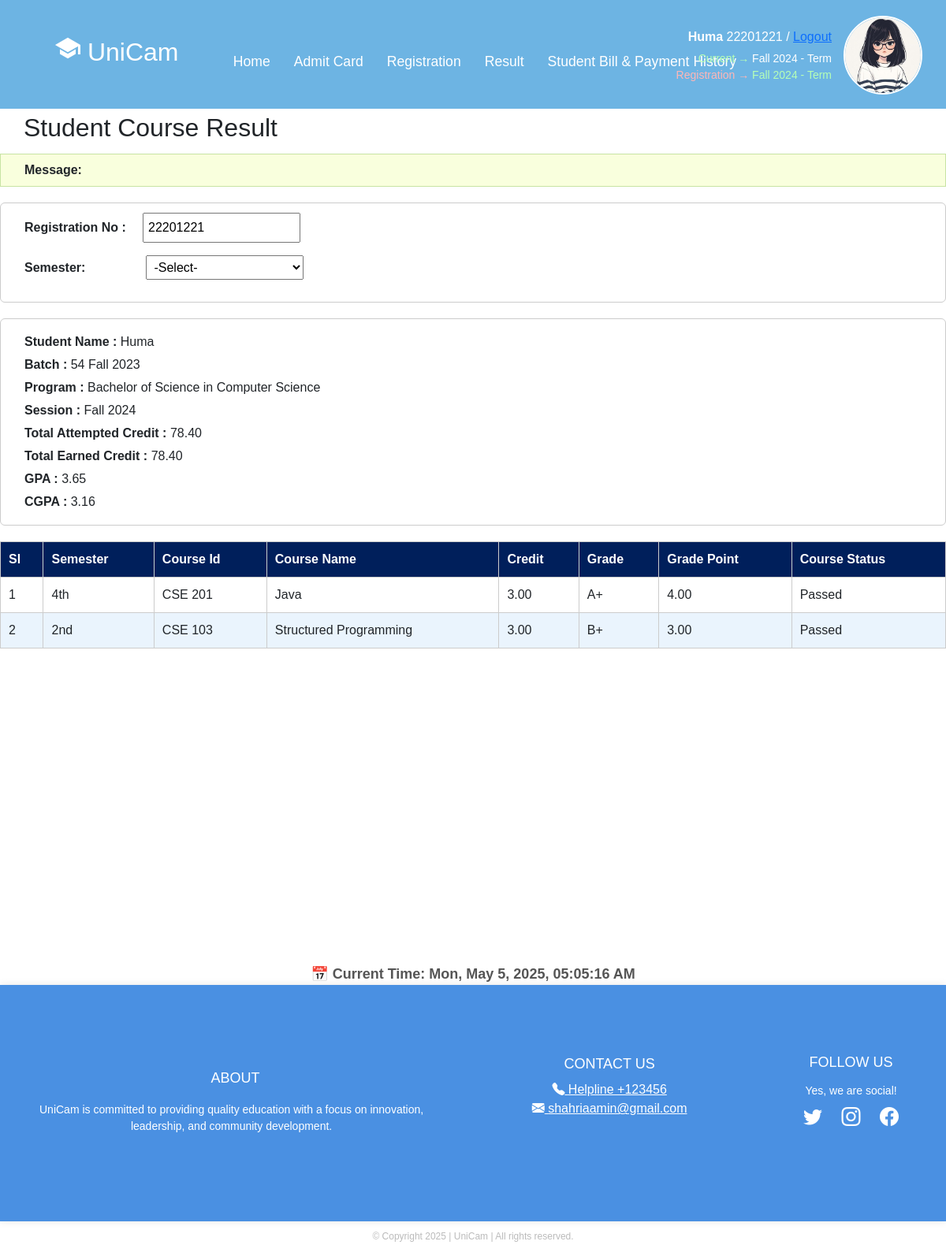
Screenshot of /result/22201221/ with the database file from the repository.
### app1/models.py (models this page shows, shortened)
class StudentInfo(models.Model):
    sroll = models.ForeignKey(Student, on_delete=models.CASCADE)
    sname = models.CharField(max_length=100)
    fathername = models.CharField(max_length=100)
    mothername = models.CharField(max_length=100)
    program = models.CharField(max_length=100)
    gender = models.CharField(max_length=100)
    phone = models.CharField(max_length=100)
    guardianphone = models.CharField(max_length=100)
    session = models.CharField(max_length=100)
    nationality = models.CharField(max_length=100)
    dob = models.CharField(max_length=100)
    email = models.EmailField()
    pic = models.ImageField(upload_to='student_pics/', null=True, blank=True)

class Student(models.Model):
    id = models.CharField(primary_key=True, max_length=100)
    def __str__(self):
        return self.id

class TotalResult(models.Model):
    r_id = models.ForeignKey(Student, on_delete=models.CASCADE)
    batch = models.CharField(max_length=20, null=True, blank=True)
    total_att_credit = models.DecimalField(max_digits=8, decimal_places=2, null=True, blank=True)
    total_earn_credit = models.DecimalField(max_digits=8, decimal_places=2, null=True, blank=True)
    gpa = models.CharField(max_length=20, null=True, blank=True)
    cgpa = models.CharField(max_length=20, null=True, blank=True)

class Result(models.Model):
    mainid = models.ForeignKey(Student, on_delete=models.CASCADE)
    s_code = models.ForeignKey(CourseRegister, on_delete=models.CASCADE, related_name='results_by_code')
    s_title = models.ForeignKey(CourseRegister, on_delete=models.CASCADE, related_name='results_by_title')
    grade = models.CharField(max_length=10, null=True, blank=True)
    grade_point = models.CharField(max_length=10, null=True, blank=True)
    cur_status = models.CharField(max_length=10, null=True, blank=True)

class CourseRegister(models.Model):
    studentid = models.ForeignKey(Student, on_delete=models.CASCADE)
    code = models.CharField(max_length=10, null=True, blank=True)
    title = models.CharField(max_length=100, null=True, blank=True)
    credits = models.DecimalField(max_digits=4, decimal_places=2, null=True, blank=True)
    semester = models.CharField(max_length=10, null=True, blank=True)
    type = models.CharField(max_length=10, null=True, blank=True)
    section = models.CharField(
        max_length=20,
        choices=[('Remove', 'Remove'), ('Add', 'Add')]
    )
    section_name_time = models.CharField(max_length=100, blank=True, null=True)

### app1/views.py (the view)
# urls.py: path('result/<int:id>/', views.ResultPage, name='result'),
def ResultPage(request, id):
    student = get_object_or_404(Student, pk=id)
    infos = StudentInfo.objects.filter(sroll=student)
    admitcards = FinalAdmitCard.objects.filter(fid=student)
    registers = CourseRegister.objects.filter(studentid=student)
    results = Result.objects.filter(mainid=student)
    tresults = TotalResult.objects.filter(r_id=student)
    context = {
        'student': student,
        'infos': infos,
        'admitcards': admitcards,
        'registers': registers,
        'results': results,
        'tresults': tresults,
    }
    return render (request,'result.html',context=context)

### templates/result.html (shortened to what this page needs)
{% extends "base.html" %}
{% block content %}
<div class="content">
  <h2 style="padding: 5px 30px;">Student Course Result</h2>
  <div class="message-box">
    <strong>Message:</strong>
  </div>
  <div class="form-section">
    {% for info in infos %}
      <p><label>Registration No :</label><input type="text" value="{{ info.sroll }}" readonly></p>
    {% endfor %}
    <p>
      <label>Semester:</label>
      <select id="semesterDropdown" onchange="checkMatch()">
        <option value="">-Select-</option>
      </select>
    </p>
  </div>
  <div class="student-info">
    {% for info in infos %}
      <p><strong>Student Name :</strong> {{ info.sname }}</p>
    {% endfor %}
    {% for results in tresults %}
      <p><strong>Batch :</strong> {{ results.batch }}</p>
    {% endfor %}
    {% for info in infos %}
      <p><strong>Program :</strong> {{ info.program }}</p>
      <p><strong>Session :</strong> <span id="session">{{ info.session }}</span></p>
    {% endfor %}
    {% for results in tresults %}
      <p><strong>Total Attempted Credit :</strong> {{ results.total_att_credit }}</p>
      <p><strong>Total Earned Credit :</strong> {{ results.total_earn_credit }}</p>
      <p><strong>GPA :</strong> {{ results.gpa }}</p>
      <p><strong>CGPA :</strong> {{ results.cgpa }}</p>
    {% endfor %}
  </div>
  <table id="resultTable">
    <thead>
      <tr>
        <th>Sl</th>
        <th>Semester</th>
        <th>Course Id</th>
        <th>Course Name</th>
        <th>Credit</th>
        <th>Grade</th>
        <th>Grade Point</th>
        <th>Course Status</th>
      </tr>
    </thead>
    <tbody id="resultBody">
      {% for result in results %}
      <tr class="resultRow">
        <td>{{ forloop.counter }}</td>
        <td>{{ result.s_code.semester }}</td>
        <td>{{ result.s_code.code }}</td>
        <td>{{ result.s_code.title }}</td>
        <td>{{ result.s_code.credits }}</td>
        <td>{{ result.grade }}</td>
        <td>{{ result.grade_point }}</td>
        <td>{{ result.cur_status }}</td>
      </tr>
      {% endfor %}
    </tbody>
  </table>
</div>
{% endblock %}

### templates/base.html (shortened to what this page needs)
{% load static %}
<!DOCTYPE html>
<html lang="en">
<head>
  <link href="https://cdn.jsdelivr.net/npm/bootstrap@5.3.3/dist/css/bootstrap.min.css" rel="stylesheet"
>
  <link rel="stylesheet" href="https://cdn.jsdelivr.net/npm/bootstrap-icons@1.10.5/font/bootstrap-icons.css">
</head>
<body>
<header class="header">
  <div class="logo-title">
    <h2 class="logo"><ion-icon name="school-sharp"></ion-icon> UniCam</h2>
  </div>
  <nav class="navigation">
        <a href="{% url 'home' %}" class="active">Home</a>
          {% for info in infos %}
              <a href="{% url 'admitcard_page' info.sroll.pk %}">Admit Card</a>
          {% endfor %}
          {% for info in infos %}
            <a href="{% url 'register_courses' info.sroll.pk %}">Registration</a>
          {% endfor %}
        {% for info in infos %}
        <a href="{% url 'result' info.sroll.pk %}">Result</a>
        {% endfor %}
        {% for info in infos %}
        <a href="{% url 'payment' info.sroll.pk %}">Student Bill & Payment History</a>
        {% endfor %}
  </nav>
  <div class="user-panel" style="display: flex; align-items: center;">
    <div class="user-info">
      {% for info in infos %}
      <p><strong>{{ info.sname }}</strong> {{info.sroll}} /
        <a href="{% url 'logout' %}">Logout</a>
      </p>
      <p class="status">
        <span class="green">Current →</span> Fall 2024 - Term<br />
        <span class="red">Registration →</span>
        <span class="green">{{info.session}} - Term</span>{% endfor %}
      </p>
    </div>
    {% for info in infos %}
      {% if info.pic %}
        <img src="{{ info.pic.url }}" alt="Student Picture"
             style="height: 100px; width: 100px;" />
      {% endif %}
    {% endfor %}
  </div>
</header>
{% block content %}
{% endblock content %}
</div><br><br><br><br><br><br><br><br><br><br><br><br><br><br><br>
<div style="text-align: center; margin-top: 40px;">
  <div id="clock" style="font-size: 18px; font-weight: bold; color: #555;"></div>
</div>
<footer class="footer" id="footer-section">
  <div class="footer-section">
      <h3>ABOUT</h3>
      <p>UniCam is committed to providing quality education with a focus on innovation,<br> leadership, and community
        development.</p>
  </div>
  <div class="footer-section">
      <h3 >CONTACT US</h3>
      <a href="tel:123456"  style="color: white;" ><i class="bi bi-telephone-fill" style="color: white;"    ></i> Helpline +123456</a>
      <a href="https://www.gmail.com"  style="color: white;" ><i class="bi bi-envelope-fill"  style="color: white;" ></i> shahriaamin@gmail.com</a>
  </div>
  <div class="footer-section">
      <h3 style="margin-top: -2px;">FOLLOW US</h3>
      <p>Yes, we are social!</p>
      <div class="social-icons">
        <a href="https://www.twitter.com" target="_blank"><i class="bi bi-twitter"></i></a>
        <a href="https://www.instagram.com" target="_blank"><i class="bi bi-instagram"></i></a>
        <a href="https://www.facebook.com" target="_blank"><i class="bi bi-facebook"></i></a>
      </div>
  </div>
</footer>
<div class="copyright">
  <p>© Copyright 2025 | UniCam | All rights reserved.</p>
</div>
</body>
</html>

### templates/base.html (style rules this page uses)
html { scroll-behavior: smooth; }
.user-panel { position: absolute; right: 30px; top: 20px; display: flex; flex-direction: row; align-items: center; gap: 15px; }
.user-info p { margin: 0; color: white; text-align: right; }
.user-info .status { font-size: 14px; margin-top: 5px; }
.status .green { color: #b6ffb6; }
.status .red { color: #ffb6b6; }
.user-panel img { height: 80px; width: 80px; object-fit: cover; border-radius: 50%; border: 2px solid white; }
body { font-family: Arial, sans-serif; margin: 0; background: white; }
.header { display: flex; align-items: center; padding: 45px; background-color: #6DB4E3; position: relative; }
.logo-title { display: flex; align-items: center; margin-left: 25px; }
.logo { font-size: 2em; color: #fff; user-select: none; margin-right: 10px; }
.navigation { display: flex; align-items: center; margin-left: auto; margin-right: 45px; position: absolute; left: 50%; transform: translateX(-50%); top: 25px; display: flex; }
.navigation a { position: relative; font-size: 1.1em; color: #fff; text-decoration: none; font-weight: 500; margin-left: 30px; padding-top: 40px; display: inline-block; white-space: nowrap; }
.navigation a::after { content: ''; position: absolute; left: 0; bottom: -6px; width: 100%; height: 3px; background: #fff; border-radius: 5px; transform-origin: right; transform: scaleX(0); transition: transform .5s; }
img { width: 100%; height: 500px; object-fit: cover; }
.footer { background-color: #4a90e2; color: white; width: 100%; padding: 90px 50px; min-height: 300px; display: flex; justify-content: space-between; align-items: flex-start; border-radius: 0; box-shadow: 0 0 10px rgba(0, 0, 0, 0.1); }
.footer-section { display: flex; flex-direction: column; justify-content: center; align-items: center; text-align: center; }
.footer-section h3 { margin-bottom: 10px; font-size: 18px; }
.footer-section p { margin: 5px 0; font-size: 14px; }
.social-icons a { color: white; margin: 0 10px; text-decoration: none; font-size: 24px; }
.copyright { width: 100%; text-align: center; font-size: 12px; color: #bbb; margin-top: 10px; }

### templates/result.html (style rules this page uses)
.message-box { background-color: #f9ffdd; padding: 8px 30px; border: 1px solid #c7e3a3; margin-bottom: 20px; }
.form-section, .student-info { margin-bottom: 20px; padding: 12px 30px; border: 1px solid #ccc; border-radius: 6px; }
label { display: inline-block; width: 150px; font-weight: bold; }
input[type="text"], select { padding: 5px; width: 200px; }
.student-info p { margin: 5px 0; }
table { padding: 30px; width: 100%; border-collapse: collapse; margin-top: 10px; }
th, td { padding: 10px; border: 1px solid #ccc; text-align: left; }
th { background-color: #001f5b; color: white; }
tr:nth-child(even) { background-color: #eaf4fd; }
tr:nth-child(odd) { background-color: #ffffff; }

### rows the page displays
StudentInfo: sname "Huma", sroll "22201221", session "Fall 2024", pic (picture), program "Bachelor of Science in Computer Science"
TotalResult: batch "54 Fall 2023", total_att_credit "78.40", total_earn_credit "78.40", gpa "3.65", cgpa "3.16"
Result: s_code.semester "4th", s_code.code "CSE 201", s_code "Java", s_code.credits "3.00", grade "A+", grade_point "4.00", cur_status "Passed"
Result: s_code.semester "2nd", s_code.code "CSE 103", s_code "Structured Programming", s_code.credits "3.00", grade "B+", grade_point "3.00", cur_status "Passed"
